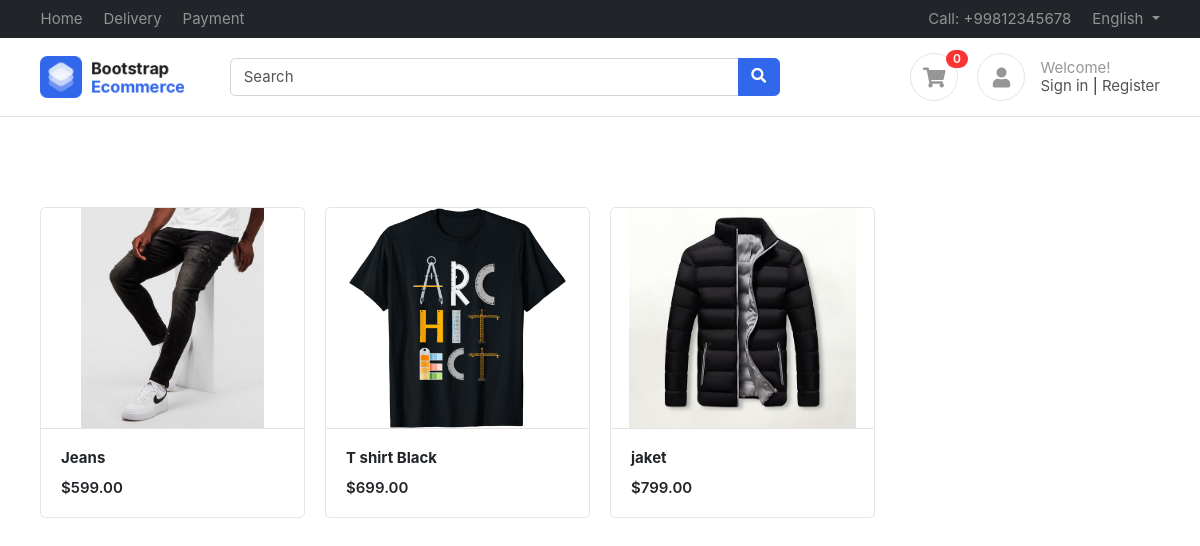
The page / on the database its author committed.
### products/models.py (models this page shows, shortened)
class Products(BaseModel):
    products_name=models.CharField(max_length=100)
    slug=models.SlugField(unique=True,null=True,blank=True)
    category=models.ForeignKey(Category,on_delete=models.CASCADE,related_name="products")
    price=models.IntegerField()
    products_descriptions=models.TextField()
    color_name=models.ManyToManyField(ColorVariant,blank=True)
    size_variant=models.ManyToManyField(SizeVarient,blank=True)

class ProductImage(BaseModel):
    product=models.ForeignKey(Products,on_delete=models.CASCADE,related_name="product_images")
    image=models.ImageField(upload_to="product")

### home/views.py (the view)
# urls.py: path('' , index , name="index"),
def index(request):
    context={'products':Products.objects.all()}
    return render(request,"home/index.html",context)

### templates/home/index.html
{% extends "base/base.html"%}
{%  block start %}
<div class="container mt-5 pt-5">
    <div class="row">
        {% for product in products %}
        <div class="col-md-3">
            <figure class="card card-product-grid">
                <div class="img-wrap"> <img src="/media/{{product.product_images.first.image}}"> </div>
                <figcaption class="info-wrap border-top">
                    <a href="{% url 'get_product' product.slug %}" class="title">
                        <b>{{product.products_name}}</b></a>
                    <div class="price mt-2">${{product.price}}.00</div>
                </figcaption>
            </figure>
        </div>
        {% endfor %}
    </div>
    </div>
{% endblock %}

### templates/base/base.html (shortened to what this page needs)
<!DOCTYPE HTML>
<html lang="en">
<head>
<link href="/media/css/bootstrap.css" rel="stylesheet" type="text/css"/>
<link href="/media/fonts/fontawesome/css/all.min.css" type="text/css" rel="stylesheet">
<link href="/media/css/ui.css" rel="stylesheet" type="text/css"/>
<link href="/media/css/responsive.css" rel="stylesheet" />
</head>
<body>
	<header class="section-header">
		<nav class="navbar navbar-dark navbar-expand p-0 bg-dark">
		<div class="container">
			<ul class="navbar-nav d-none d-md-flex mr-auto">
				<li class="nav-item"><a class="nav-link" href="#">Home</a></li>
				<li class="nav-item"><a class="nav-link" href="#">Delivery</a></li>
				<li class="nav-item"><a class="nav-link" href="#">Payment</a></li>
			</ul>
			<ul class="navbar-nav">
				<li class="nav-item"><a href="#" class="nav-link"> Call: +99812345678 </a></li>
				<li class="nav-item dropdown">
					 <a href="#" class="nav-link dropdown-toggle" data-toggle="dropdown"> English </a>
				</li>
			</ul>
		  </div>
		</nav>
		<section class="header-main border-bottom">
			<div class="container">
		<div class="row align-items-center">
			<div class="col-lg-2 col-4">
				<div class="brand-wrap">
					<img class="logo" src="images/logo.png">
				</div>
			</div>
			<div class="col-lg-6 col-sm-12">
				<form action="#" class="search">
					<div class="input-group w-100">
						<input type="text" class="form-control" placeholder="Search">
						<div class="input-group-append">
						  <button class="btn btn-primary" type="submit">
							<i class="fa fa-search"></i>
						  </button>
						</div>
					</div>
				</form>
			</div>
			<div class="col-lg-4 col-sm-6 col-8">
				<div class="widgets-wrap float-md-right">
					<div class="widget-header  mr-3">
						<a href="#" class="icon icon-sm rounded-circle border"><i class="fa fa-shopping-cart"></i></a>
						<span class="badge badge-pill badge-danger notify">0</span>
					</div>
					<div class="widget-header icontext">
						<a href="#" class="icon icon-sm rounded-circle border"><i class="fa fa-user"></i></a>
						<div class="text">
							<span class="text-muted">Welcome!</span>
							<div>
								<a href="#">Sign in</a> |
								<a href="#"> Register</a>
							</div>
						</div>
					</div>
				</div>
			</div>
		</div>
			</div>
		</section>
		</header>
		{% block start %}
		{% endblock %}
        </body>
        </html>

### public/static/css/ui.css (style rules this page uses)
html { font-family: 'Inter', sans-serif; font-size: 15px; }
.img-wrap { text-align: center; display: block; }
.img-wrap img { max-width: 100%; }
.icon-xs, .icon-sm, .icon-md, .icon-lg { display: inline-block; text-align: center; flex-shrink: 0; flex-grow: 0; }
.icon-sm { width: 48px; height: 48px; line-height: 48px; font-size: 20px; }
figure { margin-bottom: 0; }
.card .title { color: #212529; }
.header-main { position: relative; padding-top: 1rem; padding-bottom: 1rem; }
.brand-wrap .logo, .navbar-brand .logo { margin-right: 7px; max-height: 42px; display: inline-block; }
.widget-header { display: inline-block; vertical-align: middle; position: relative; }
.widget-header a { color: #545454; }
.widget-header i { color: #969696; }
.widget-header .notify { position: absolute; top: -3px; right: -10px; }
[class*='card-product'] a.title { color: #212529; display: block; }
[class*='card-product'] .img-wrap { overflow: hidden; position: relative; }
[class*='card-product'] .img-wrap img { height: 100%; max-width: 100%; width: auto; display: inline-block; object-fit: cover; }
.card-product-grid { margin-bottom: 20px; }
.card-product-grid .img-wrap { border-radius: 0.2rem 0.2rem 0 0; height: 220px; }
.card-product-grid .info-wrap { overflow: hidden; padding: 18px 20px; }
.card .img-wrap { overflow: hidden; }
.icontext { display: inline-flex; align-items: center; vertical-align: middle; }
.icontext .text { width: 100%; line-height: 1.2; color: #212529; }
.icontext .icon { position: relative; margin-right: 15px; flex-shrink: 0; flex-grow: 0; }
.notify { position: absolute; top: -4px; right: -10px; display: inline-block; padding: .25em .6em; font-size: 12px; line-height: 1; text-align: center; border-radius: 3rem; color: #fff; background-color: #fa3434; }
.price { font-weight: 600; color: #212529; }

### rows shown on the page
Products: product_images.first.image (picture), products_name "Jeans", price "599"
Products: product_images.first.image (picture), products_name "T shirt Black", price "699"
Products: product_images.first.image (picture), products_name "jaket", price "799"
